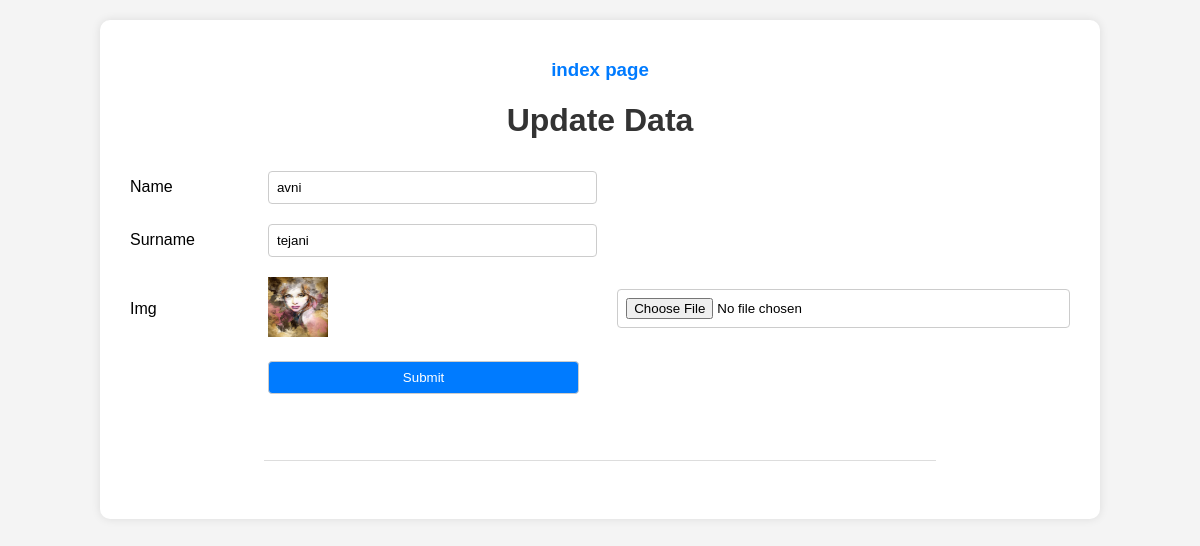
Screenshot of /edit/1 with the database file from the repository.
### appsecond/models.py (models this page shows, shortened)
class Crud (models.Model):
    Name=models.CharField(max_length=50)
    Surname=models.CharField(max_length=50)
    Img=models.ImageField(upload_to="static/images/")

### appsecond/views.py (the view, shortened to what this page needs)
# urls.py: path('edit/<id>',views.edit,name='edit'),
def edit(request,id):
    udata= Crud.objects.get(id=id)
    return render(request, 'Edit.html' ,{"data":udata})

### appsecond/templates/Edit.html (shortened to what this page needs)
<!DOCTYPE html>
<html lang="en">
<head>
</head>
<body>
    <center>
        <h3><a href="/">index page</a></h3>
        <h1>Update Data</h1>
        <form action="" method="post" enctype="multipart/form-data">
            <table>
                <tr>
                    <td>Name</td>
                    <td><input type="text" name="htmlName" value="{{data.Name}}"></td>
                </tr>
                <tr>
                    <td>Surname</td>
                    <td><input type="text" name="htmlSur" value="{{data.Surname}}"></td>
                </tr>
                <tr>
                    <td>Img</td>
                    <td><img src="/media/{{data.Img}}" alt="" height="60px" width="60px"></td>
                    <td><input type="file" name="htmlImg" id="" ></td>
                </tr>
                <tr>
                    <td></td>
                    <td><input type="submit"></td>
                </tr>
            </table>
            <br><br>
            <hr><br>
    </center>
</body>
</html>

### appsecond/templates/Edit.html (style rules this page uses)
body { font-family: Arial, sans-serif; background-color: #f4f4f4; margin: 0; padding: 0; }
center { display: block; margin: 20px auto; width: 80%; background-color: #fff; padding: 20px; border-radius: 10px; box-shadow: 0 0 10px rgba(0, 0, 0, 0.1); }
h1, h3 { text-align: center; color: #333; }
a { color: #007bff; text-decoration: none; }
hr { width: 70%; margin: 20px auto; border: none; border-top: 1px solid #ddd; }
table { width: 100%; border-collapse: collapse; }
td { padding: 10px; text-align: left; }
input[type="text"], input[type="file"], input[type="submit"] { padding: 8px; border: 1px solid #ccc; border-radius: 4px; width: calc(100% - 18px); }
input[type="submit"] { background-color: #007bff; color: #fff; cursor: pointer; }
img { max-width: 60px; max-height: 60px; }

### rows the page displays
Crud: htmlName "avni", htmlSur "tejani", Img (picture)
